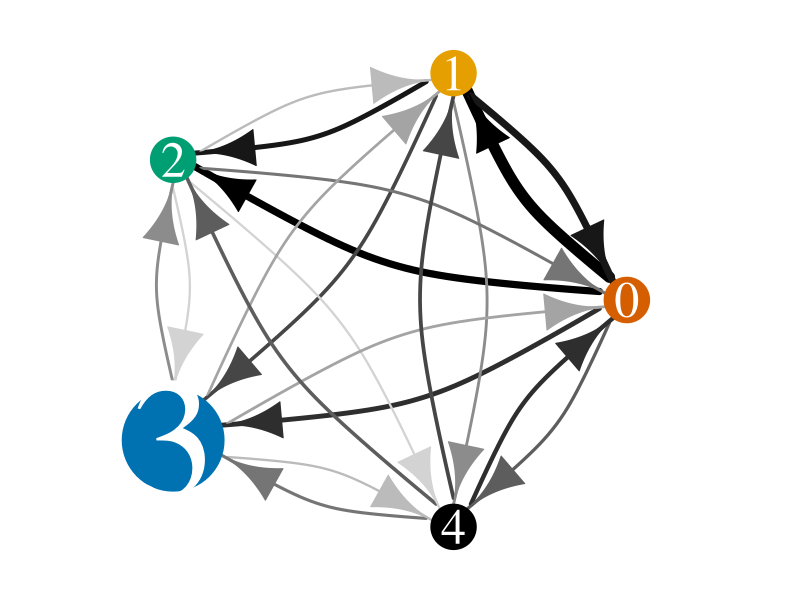

Source code (R):
library(igraph)
library(ggplot2)
library(ggraph)
library(RColorBrewer)

nodes <- read.csv("ctplevelsB3.txt", header=T,  sep=",", as.is=T)
names(nodes) <- c("id","k","sd")
links <- read.csv("ctptransitlevelsB3.txt", header=F, sep="\t", as.is=T)
names(links) <- c("from", "to", "weight")
links[,3] <- round(links[,3],1) 
links <-links[links["weight"] > 1,]


par(mar=c(0,0,0,0))
net <- graph_from_data_frame(d=links, vertices=nodes, directed=T)
group_color_nodes <-  c("#D55E00","#E69F00","#009E73","#0072B2","#000000")
V(net)$color <- group_color_nodes[V(net)]
V(net)$frame.color <- group_color_nodes[V(net)]
V(net)$label <- nodes$k
V(net)$label.cex <- 3+ 7.5*V(net)$sd
V(net)$size <- V(net)$sd*25 + 20
V(net)$label.color <- "white"

n_bins<-10
sn_colorrange <- colorRampPalette(c("lightgray","black"))
sn_color <- sn_colorrange(n_bins)

E(net)$color<-sn_color[cut_number(E(net)$weight,n_bins)]
E(net)$width <- 2+(E(net)$weight*0.2)
E(net)$arrow.size <- 3

plot(net, layout=layout_in_circle, edge.curved=.25)
